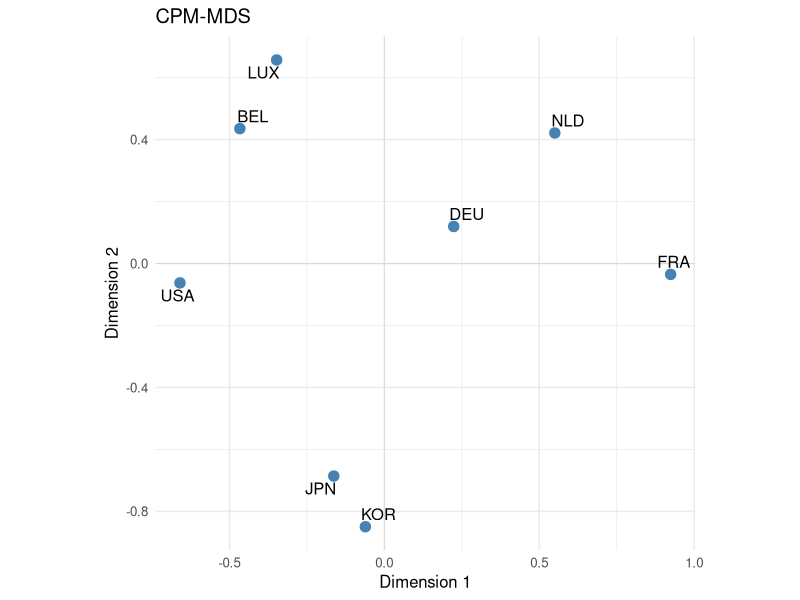

Write R code to recreate this figure.
# ============================================================================
#  CPM（循環成分）による非対称MDS
#
#  上から下へ順に読める形で書いてある。関数にまとめていない。
#  冗長だが、どの行が何をしているかを追えることを優先している。
#
#  前提：data/fdi_2023_oecd.csv（このリポジトリに同梱）
#        （OECD 対外直接投資ポジション 2023年末、行=投資国、列=投資先、単位=10億米ドル）
#  必要：install.packages(c("ggplot2", "ggrepel"))
# ============================================================================

library(ggplot2)
library(ggrepel)


# ============================================================================
#  1. データを行列にする
# ============================================================================

fdi <- read.csv("data/fdi_2023_oecd.csv", fileEncoding = "UTF-8-BOM")
rownames(fdi) <- fdi$country
T <- data.matrix(fdi[, -1])     # 1列目（国名）を除く

diag(T) <- NA                   # 自国に対する値は無い

nm <- rownames(T)
n  <- nrow(T)                   # 8

print(T)                        # 単位は10億米ドル


# ============================================================================
#  2. 投資額を非類似度に変換し、歪対称成分を取り出す
# ============================================================================
#     δ_ij = -log(T_ij)
#
# 歪対称成分 A は非類似度への加法定数に不変なので、対数変換でよい。
# 循環成分 C は A の線形変換なので同じ不変性をもつ。

Delta <- -log(T)
diag(Delta) <- 0

A <- (Delta - t(Delta)) / 2


# ============================================================================
#  3. 勾配成分と循環成分に分ける
# ============================================================================
#     φ_i   = (1/n) Σ_j a_ij       各対象の全体的な傾き
#     G_ij  = φ_i - φ_j            勾配で説明される分
#     C     = A - G                循環残差

phi <- rowSums(A) / n

cat("勾配 φ\n")
print(round(sort(phi), 3))

G <- outer(phi, phi, "-")

C <- A - G
diag(C) <- 0

# C の2つの性質を確認する
cat("\nC は歪対称か   :", all(abs(C + t(C)) < 1e-10), "\n")
cat("C の行和はゼロか :", all(abs(rowSums(C)) < 1e-10), "\n")

# 平方和の分け前（A のうちどれだけが勾配で、どれだけが循環か）
ss_A <- sum(A^2); ss_G <- sum(G^2); ss_C <- sum(C^2)
cat(sprintf("平方和  A = %.3f = G %.3f (%.1f%%) + C %.3f (%.1f%%)\n",
            ss_A, ss_G, ss_G/ss_A*100, ss_C, ss_C/ss_A*100))


# ============================================================================
#  4. CPM を計算する
# ============================================================================
#     d_CPM^2(i,j) = sum_{k=1}^{n} (c_ki - c_kj)^2
#
# C の第 i 列と第 j 列のユークリッド距離。

d_CPM2 <- matrix(0, n, n, dimnames = list(nm, nm))

for (i in 1:n) {
  for (j in 1:n) {
    if (i != j) {
      d_CPM2[i, j] <- sum((C[, i] - C[, j])^2)
    }
  }
}

CPM <- sqrt(d_CPM2)


# ============================================================================
#  5. 分解の検算
# ============================================================================
# C も歪対称かつ対角ゼロなので、次の分解が成り立つはず。
#     d_CPM^2 = 2 c_ij^2 + sum_{k != i,j} (c_ki - c_kj)^2

c2     <- C^2                                      # 直接項
third2 <- matrix(0, n, n, dimnames = list(nm, nm))  # 第三者項

for (i in 1:n) {
  for (j in 1:n) {
    if (i != j) {
      k <- setdiff(1:n, c(i, j))
      third2[i, j] <- sum((C[k, i] - C[k, j])^2)
    }
  }
}

cat("C についても分解が成立するか :",
    all(abs(d_CPM2 - (2 * c2 + third2)) < 1e-10), "\n")

share <- 2 * c2 / d_CPM2
diag(share) <- NA
cat(sprintf("直接項の寄与 : 最小 %.1f%%  最大 %.1f%%  平均 %.1f%%\n",
            100 * min(share, na.rm = TRUE), 100 * max(share, na.rm = TRUE),
            100 * mean(share, na.rm = TRUE)))


# ============================================================================
#  6. 布置を求める
# ============================================================================
# CPM は C の列ベクトル間のユークリッド距離なので、必ずユークリッド距離行列。
# したがって古典的MDSで問題ない。

fit <- cmdscale(as.dist(CPM), k = 2, eig = TRUE)
X <- fit$points
ev <- fit$eig

cat("\nCPM 2次元説明率 :", round(sum(ev[1:2]) / sum(abs(ev)) * 100, 1), "%\n")
cat("最小固有値      :", round(min(ev), 6), " （0以上ならユークリッド）\n")


# ============================================================================
#  7. 作図
# ============================================================================

df <- data.frame(country = nm, Dim1 = X[, 1], Dim2 = X[, 2])

p <- ggplot(df, aes(Dim1, Dim2, label = country)) +
  geom_hline(yintercept = 0, colour = "grey85", linewidth = 0.3) +
  geom_vline(xintercept = 0, colour = "grey85", linewidth = 0.3) +
  geom_point(size = 3.2, colour = "steelblue") +
  geom_text_repel(size = 4.2, seed = 123) +
  coord_equal() +
  labs(title = "CPM-MDS", x = "Dimension 1", y = "Dimension 2") +
  theme_minimal(base_size = 12)

print(p)


# ============================================================================
#  8. 表3のもとになる一覧
# ============================================================================

tbl <- data.frame()

for (i in 1:(n - 1)) {
  for (j in (i + 1):n) {
    tbl <- rbind(tbl, data.frame(
      pair   = paste(nm[i], nm[j], sep = "-"),
      c_abs  = round(abs(C[i, j]), 3),
      third  = round(sqrt(third2[i, j]), 3),
      CPM    = round(CPM[i, j], 3),
      share  = round(2 * c2[i, j] / d_CPM2[i, j] * 100, 1)
    ))
  }
}

print(tbl[order(-tbl$share), ], row.names = FALSE)

cat("\n勾配 φ と第1次元の相関 :", round(cor(phi, X[, 1]), 3), "\n")


# ============================================================================
#  8. 検証：勾配と循環の比を帰無基準と比べる
# ============================================================================
# 勾配成分の自由度は n-1、循環成分の自由度は (n-1)(n-2)/2。歪対称成分が
# 構造をもたない独立同分布の誤差なら、勾配の占める割合は Beta(df_G/2, df_C/2)
# に従い、n = 8 では期待値が 7/28 = 25% にとどまる。つまり「循環が4割」は
# ノイズの水準（75%）よりむしろ小さい。特筆すべきは勾配が 63% と大きいこと。

df_G    <- n - 1
df_C    <- (n - 1) * (n - 2) / 2
share_G <- ss_G / ss_A

cat("\n--- 勾配 / 循環 の帰無基準 ---\n")
cat(sprintf("  自由度       : 勾配 %d, 循環 %d\n", df_G, df_C))
cat(sprintf("  帰無期待値   : 勾配 %.1f%%, 循環 %.1f%%\n",
            df_G / (df_G + df_C) * 100, df_C / (df_G + df_C) * 100))
cat(sprintf("  観測値       : 勾配 %.1f%%, 循環 %.1f%%\n",
            share_G * 100, (1 - share_G) * 100))
cat(sprintf("  p = P(Beta(%.1f, %.1f) >= %.3f) = %.4f\n", df_G / 2, df_C / 2,
            share_G, pbeta(share_G, df_G / 2, df_C / 2, lower.tail = FALSE)))
cat(sprintf("  自由度あたり : 勾配 %.2f, 循環 %.2f\n", ss_G / df_G, ss_C / df_C))


# ============================================================================
#  9. 検証：循環成分の中身（3対象の巡回和）
# ============================================================================
# c_ij + c_jk + c_ki は、各対象に1つの値を割り当てるどの方法によっても
# 説明できない量。勾配成分 G では恒等的にゼロになる。

tri <- NULL
for (i in 1:(n - 2)) for (j in (i + 1):(n - 1)) for (k in (j + 1):n)
  tri <- rbind(tri, data.frame(triple = paste(nm[i], nm[j], nm[k], sep = "-"),
                               curl   = C[i, j] + C[j, k] + C[k, i],
                               g_curl = G[i, j] + G[j, k] + G[k, i]))

cat("\n--- 巡回和の絶対値 上位5組 ---\n")
print(head(transform(tri[order(-abs(tri$curl)), ],
                     curl = round(curl, 3), g_curl = round(g_curl, 12)), 5),
      row.names = FALSE)
cat("勾配成分 G の巡回和（最大絶対値）:", format(max(abs(tri$g_curl)), digits = 3), "\n")


# ============================================================================
#  10. 検証：CPM の古典的MDSは C の特異値分解である
# ============================================================================
# C の行和・列和がゼロなので、二重中心化グラム行列は C'C = -C^2 に厳密に
# 一致する。よって負の固有値が出ないのは定理であり、固有値が対で現れるのも
# 歪対称行列の特異値が対で現れることの帰結。

J <- diag(n) - matrix(1 / n, n, n)
cat("\n--- CPM の構造 ---\n")
cat("  B と -C^2 の最大差 :",
    format(max(abs(-0.5 * J %*% (CPM^2) %*% J + C %*% C)), digits = 3), "\n")
cat("  C の特異値（対で現れる）:", paste(round(svd(C)$d, 3), collapse = " "), "\n")
cat("  <G, C> =", format(sum(G * C), digits = 3), "（直交）\n")
